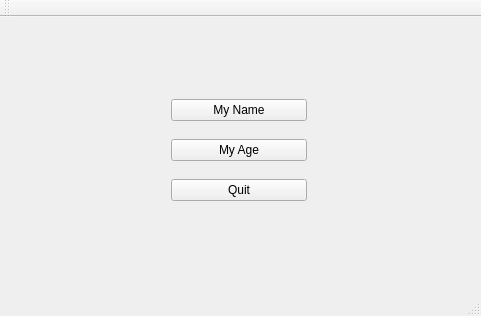
<?xml version="1.0" encoding="UTF-8"?>
<ui version="4.0">
 <class>QTButtonEventClass</class>
 <widget class="QMainWindow" name="QTButtonEventClass">
  <property name="geometry">
   <rect>
    <x>0</x>
    <y>0</y>
    <width>481</width>
    <height>316</height>
   </rect>
  </property>
  <property name="windowTitle">
   <string>QTButtonEvent</string>
  </property>
  <widget class="QWidget" name="centralWidget">
   <widget class="QWidget" name="gridLayoutWidget_2">
    <property name="geometry">
     <rect>
      <x>160</x>
      <y>70</y>
      <width>158</width>
      <height>140</height>
     </rect>
    </property>
    <layout class="QGridLayout" name="gridLayout_2">
     <property name="topMargin">
      <number>0</number>
     </property>
     <item row="6" column="0">
      <widget class="QPushButton" name="pushButtonQuit">
       <property name="text">
        <string>Quit</string>
       </property>
      </widget>
     </item>
     <item row="1" column="0">
      <widget class="QPushButton" name="pushButtonMyAge">
       <property name="text">
        <string>My Age</string>
       </property>
      </widget>
     </item>
     <item row="0" column="0">
      <widget class="QPushButton" name="pushButtonMyName">
       <property name="text">
        <string>My Name</string>
       </property>
      </widget>
     </item>
    </layout>
   </widget>
  </widget>
  <widget class="QMenuBar" name="menuBar">
   <property name="geometry">
    <rect>
     <x>0</x>
     <y>0</y>
     <width>481</width>
     <height>22</height>
    </rect>
   </property>
  </widget>
  <widget class="QToolBar" name="mainToolBar">
   <attribute name="toolBarArea">
    <enum>TopToolBarArea</enum>
   </attribute>
   <attribute name="toolBarBreak">
    <bool>false</bool>
   </attribute>
  </widget>
  <widget class="QStatusBar" name="statusBar"/>
 </widget>
 <layoutdefault spacing="6" margin="11"/>
 <resources>
  <include location="QTButtonEvent.qrc"/>
 </resources>
 <connections/>
</ui>
